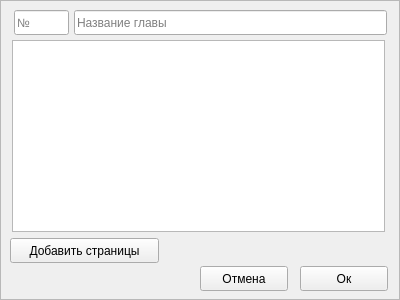
<?xml version="1.0" encoding="UTF-8"?>
<ui version="4.0">
 <class>addnewchapter</class>
 <widget class="QWidget" name="addnewchapter">
  <property name="geometry">
   <rect>
    <x>0</x>
    <y>0</y>
    <width>400</width>
    <height>300</height>
   </rect>
  </property>
  <property name="windowTitle">
   <string>Form</string>
  </property>
  <widget class="QFrame" name="frame">
   <property name="geometry">
    <rect>
     <x>0</x>
     <y>0</y>
     <width>400</width>
     <height>300</height>
    </rect>
   </property>
   <property name="frameShape">
    <enum>QFrame::StyledPanel</enum>
   </property>
   <property name="frameShadow">
    <enum>QFrame::Raised</enum>
   </property>
   <widget class="QLineEdit" name="lineEdit">
    <property name="geometry">
     <rect>
      <x>74</x>
      <y>10</y>
      <width>313</width>
      <height>25</height>
     </rect>
    </property>
    <property name="placeholderText">
     <string>Название главы</string>
    </property>
   </widget>
   <widget class="QPushButton" name="qpb_add_new_chapter">
    <property name="geometry">
     <rect>
      <x>300</x>
      <y>266</y>
      <width>88</width>
      <height>25</height>
     </rect>
    </property>
    <property name="text">
     <string>Ок</string>
    </property>
   </widget>
   <widget class="QTableWidget" name="tableWidget">
    <property name="geometry">
     <rect>
      <x>12</x>
      <y>40</y>
      <width>373</width>
      <height>192</height>
     </rect>
    </property>
    <property name="editTriggers">
     <set>QAbstractItemView::NoEditTriggers</set>
    </property>
    <property name="selectionMode">
     <enum>QAbstractItemView::NoSelection</enum>
    </property>
    <property name="columnCount">
     <number>2</number>
    </property>
    <attribute name="horizontalHeaderVisible">
     <bool>false</bool>
    </attribute>
    <attribute name="verticalHeaderVisible">
     <bool>false</bool>
    </attribute>
    <column/>
    <column/>
   </widget>
   <widget class="QPushButton" name="add_new_list">
    <property name="geometry">
     <rect>
      <x>10</x>
      <y>238</y>
      <width>149</width>
      <height>25</height>
     </rect>
    </property>
    <property name="text">
     <string>Добавить страницы</string>
    </property>
   </widget>
   <widget class="QPushButton" name="qpb_cancel">
    <property name="geometry">
     <rect>
      <x>200</x>
      <y>266</y>
      <width>88</width>
      <height>25</height>
     </rect>
    </property>
    <property name="text">
     <string>Отмена</string>
    </property>
   </widget>
   <widget class="QLineEdit" name="lineEdit_2">
    <property name="geometry">
     <rect>
      <x>14</x>
      <y>10</y>
      <width>55</width>
      <height>25</height>
     </rect>
    </property>
    <property name="placeholderText">
     <string>№</string>
    </property>
   </widget>
  </widget>
 </widget>
 <resources/>
 <connections/>
</ui>
